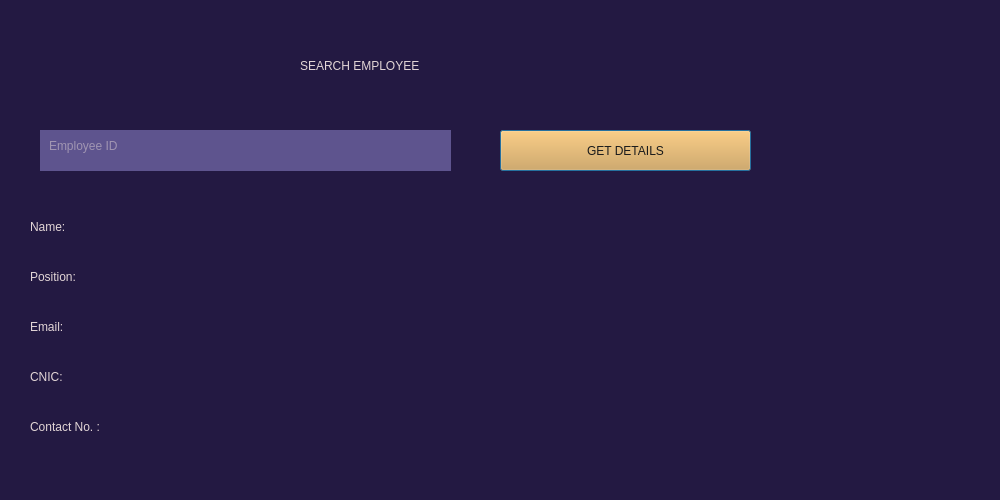
<?xml version="1.0" encoding="UTF-8"?>
<ui version="4.0">
 <class>Dialog</class>
 <widget class="QDialog" name="Dialog">
  <property name="geometry">
   <rect>
    <x>0</x>
    <y>0</y>
    <width>1000</width>
    <height>500</height>
   </rect>
  </property>
  <property name="windowTitle">
   <string>Dialog</string>
  </property>
  <property name="styleSheet">
   <string notr="true">background-color: rgb(35, 25, 66);
color: rgb(226, 213, 214);</string>
  </property>
  <widget class="QLabel" name="label_2">
   <property name="geometry">
    <rect>
     <x>300</x>
     <y>40</y>
     <width>383</width>
     <height>51</height>
    </rect>
   </property>
   <property name="styleSheet">
    <string notr="true">font: 63 28pt &quot;Montserrat SemiBold&quot;;</string>
   </property>
   <property name="text">
    <string>SEARCH EMPLOYEE</string>
   </property>
  </widget>
  <widget class="QTextEdit" name="eid">
   <property name="geometry">
    <rect>
     <x>40</x>
     <y>130</y>
     <width>411</width>
     <height>41</height>
    </rect>
   </property>
   <property name="styleSheet">
    <string notr="true">background-color: rgb(94, 84, 142);
border: None;
padding:5px;
color: rgb(226, 213, 214);
font: 12pt &quot;Montserrat&quot;;</string>
   </property>
   <property name="placeholderText">
    <string>Employee ID</string>
   </property>
  </widget>
  <widget class="QPushButton" name="get">
   <property name="geometry">
    <rect>
     <x>500</x>
     <y>130</y>
     <width>251</width>
     <height>41</height>
    </rect>
   </property>
   <property name="styleSheet">
    <string notr="true">background-color: rgb(224, 159, 62);
color: rgb(26, 27, 27);
font: 57 10pt &quot;Montserrat Medium&quot;;</string>
   </property>
   <property name="text">
    <string>GET DETAILS</string>
   </property>
  </widget>
  <widget class="QLabel" name="label_3">
   <property name="geometry">
    <rect>
     <x>30</x>
     <y>210</y>
     <width>80</width>
     <height>33</height>
    </rect>
   </property>
   <property name="styleSheet">
    <string notr="true">font: 63 18pt &quot;Montserrat SemiBold&quot;;</string>
   </property>
   <property name="text">
    <string>Name:</string>
   </property>
  </widget>
  <widget class="QLabel" name="label_4">
   <property name="geometry">
    <rect>
     <x>30</x>
     <y>260</y>
     <width>105</width>
     <height>33</height>
    </rect>
   </property>
   <property name="styleSheet">
    <string notr="true">font: 63 18pt &quot;Montserrat SemiBold&quot;;</string>
   </property>
   <property name="text">
    <string>Position:</string>
   </property>
  </widget>
  <widget class="QLabel" name="label_5">
   <property name="geometry">
    <rect>
     <x>30</x>
     <y>310</y>
     <width>76</width>
     <height>33</height>
    </rect>
   </property>
   <property name="styleSheet">
    <string notr="true">font: 63 18pt &quot;Montserrat SemiBold&quot;;</string>
   </property>
   <property name="text">
    <string>Email:</string>
   </property>
  </widget>
  <widget class="QLabel" name="label_6">
   <property name="geometry">
    <rect>
     <x>30</x>
     <y>360</y>
     <width>67</width>
     <height>33</height>
    </rect>
   </property>
   <property name="styleSheet">
    <string notr="true">font: 63 18pt &quot;Montserrat SemiBold&quot;;</string>
   </property>
   <property name="text">
    <string>CNIC:</string>
   </property>
  </widget>
  <widget class="QLabel" name="label_7">
   <property name="geometry">
    <rect>
     <x>30</x>
     <y>410</y>
     <width>157</width>
     <height>33</height>
    </rect>
   </property>
   <property name="styleSheet">
    <string notr="true">font: 63 18pt &quot;Montserrat SemiBold&quot;;</string>
   </property>
   <property name="text">
    <string>Contact No. :</string>
   </property>
  </widget>
  <widget class="QLabel" name="position">
   <property name="geometry">
    <rect>
     <x>150</x>
     <y>260</y>
     <width>691</width>
     <height>33</height>
    </rect>
   </property>
   <property name="styleSheet">
    <string notr="true">font: 63 18pt &quot;Montserrat&quot;;</string>
   </property>
   <property name="text">
    <string/>
   </property>
  </widget>
  <widget class="QLabel" name="cnic">
   <property name="geometry">
    <rect>
     <x>110</x>
     <y>360</y>
     <width>731</width>
     <height>33</height>
    </rect>
   </property>
   <property name="styleSheet">
    <string notr="true">font: 63 18pt &quot;Montserrat&quot;;</string>
   </property>
   <property name="text">
    <string/>
   </property>
  </widget>
  <widget class="QLabel" name="name">
   <property name="geometry">
    <rect>
     <x>120</x>
     <y>210</y>
     <width>721</width>
     <height>33</height>
    </rect>
   </property>
   <property name="styleSheet">
    <string notr="true">font: 63 18pt &quot;Montserrat&quot;;</string>
   </property>
   <property name="text">
    <string/>
   </property>
  </widget>
  <widget class="QLabel" name="contact">
   <property name="geometry">
    <rect>
     <x>200</x>
     <y>410</y>
     <width>571</width>
     <height>33</height>
    </rect>
   </property>
   <property name="styleSheet">
    <string notr="true">font: 63 18pt &quot;Montserrat&quot;;</string>
   </property>
   <property name="text">
    <string/>
   </property>
  </widget>
  <widget class="QLabel" name="email">
   <property name="geometry">
    <rect>
     <x>120</x>
     <y>310</y>
     <width>721</width>
     <height>33</height>
    </rect>
   </property>
   <property name="styleSheet">
    <string notr="true">font: 63 18pt &quot;Montserrat&quot;;
</string>
   </property>
   <property name="text">
    <string/>
   </property>
  </widget>
 </widget>
 <resources/>
 <connections/>
</ui>
